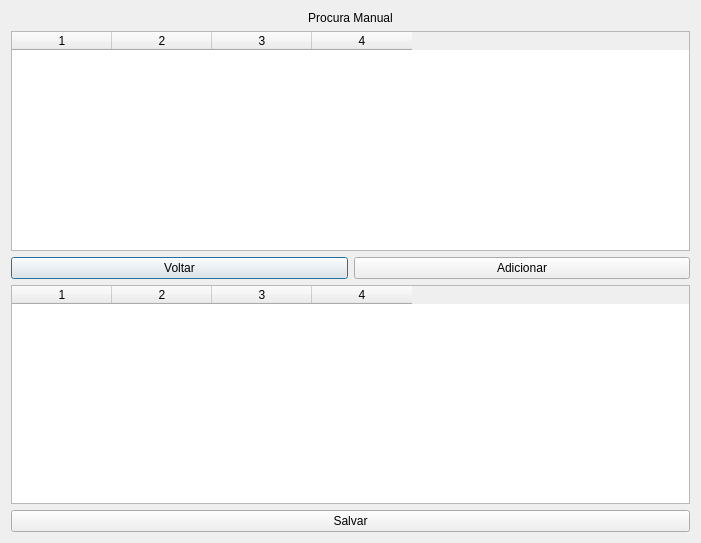
<?xml version="1.0" encoding="UTF-8"?>
<ui version="4.0">
 <class>SearchManual</class>
 <widget class="QDialog" name="SearchManual">
  <property name="geometry">
   <rect>
    <x>0</x>
    <y>0</y>
    <width>701</width>
    <height>543</height>
   </rect>
  </property>
  <property name="windowTitle">
   <string>Dialog</string>
  </property>
  <layout class="QGridLayout" name="gridLayout">
   <item row="0" column="0" colspan="2">
    <widget class="QLabel" name="lblInfo">
     <property name="text">
      <string>Procura Manual</string>
     </property>
     <property name="alignment">
      <set>Qt::AlignCenter</set>
     </property>
    </widget>
   </item>
   <item row="2" column="0">
    <widget class="QPushButton" name="btnBack">
     <property name="text">
      <string>Voltar</string>
     </property>
    </widget>
   </item>
   <item row="3" column="0" colspan="2">
    <widget class="QTableWidget" name="tblPathChoice">
     <property name="selectionBehavior">
      <enum>QAbstractItemView::SelectRows</enum>
     </property>
     <property name="columnCount">
      <number>4</number>
     </property>
     <column/>
     <column/>
     <column/>
     <column/>
    </widget>
   </item>
   <item row="2" column="1">
    <widget class="QPushButton" name="btnSelect">
     <property name="text">
      <string>Adicionar</string>
     </property>
    </widget>
   </item>
   <item row="4" column="0" colspan="2">
    <widget class="QPushButton" name="btnSave">
     <property name="text">
      <string>Salvar</string>
     </property>
    </widget>
   </item>
   <item row="1" column="0" colspan="2">
    <widget class="QTableWidget" name="tblOptions">
     <property name="selectionBehavior">
      <enum>QAbstractItemView::SelectRows</enum>
     </property>
     <property name="columnCount">
      <number>4</number>
     </property>
     <column/>
     <column/>
     <column/>
     <column/>
    </widget>
   </item>
  </layout>
 </widget>
 <resources/>
 <connections/>
</ui>
